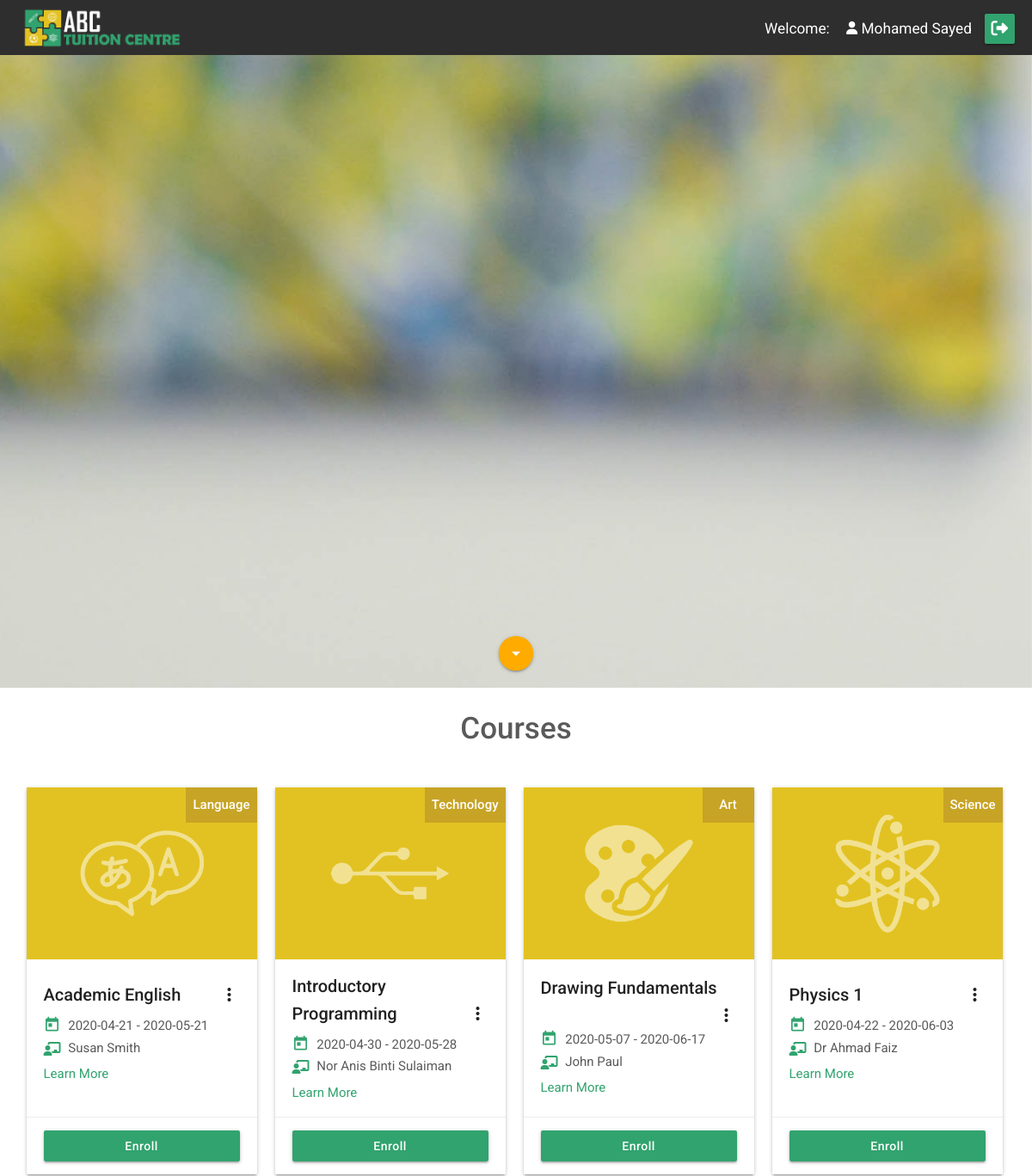
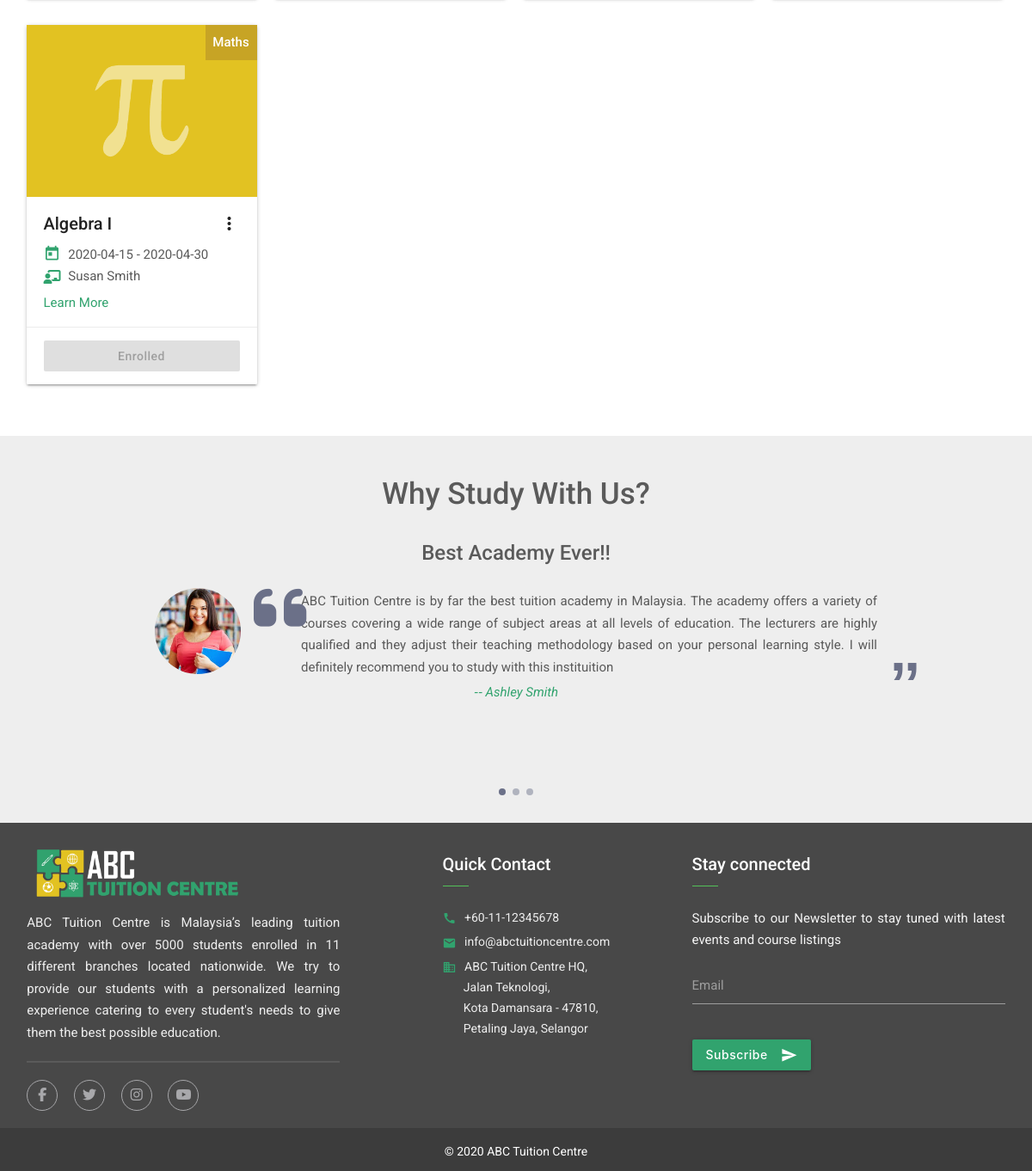
The app's page /ABC_Tuition_Center/homepage.php (signed in) with its own data (2 pictures, top to bottom).
### tables this page shows
CREATE TABLE `course` (
  `cID` char(7) NOT NULL,
  `cName` varchar(75) NOT NULL,
  `category` varchar(15) NOT NULL,
  `cDesc` text NOT NULL,
  `startDate` date NOT NULL,
  `endDate` date NOT NULL,
  `lecAssigned` char(7) NOT NULL
);

CREATE TABLE `lecturer` (
  `lecID` char(7) NOT NULL,
  `lecName` varchar(75) NOT NULL,
  `lecPassword` varchar(75) NOT NULL,
  `lecEmail` varchar(75) NOT NULL,
  `usertype` varchar(8) NOT NULL
);

### ABC_Tuition_Center/courses.php (the view, shortened to what this page needs)
<?php
	$result_courses = mysqli_query($dbconnect,"SELECT * FROM `course`");
	if (mysqli_num_rows($result_courses) > 0) {
		while($row = mysqli_fetch_assoc($result_courses)) {
			$lecAssigned = $row['lecAssigned'];
			$lect_sql = mysqli_query($dbconnect,"SELECT * FROM `lecturer` WHERE `lecturer`.`lecID` = '$lecAssigned' LIMIT 1");
			$row1 = mysqli_fetch_assoc($lect_sql);
?>
			<div class=" card sticky-action ">
		        <div class="card-image course <?php echo $row['category'];?>">
		        	<span class="card-corner"><?php echo $row['category'];?></span>
		        </div>
		        <div class="card-content">
		        	<div class="row margin-0">
		        		<span class="card-title activator"><?php echo $row['cName'];?><i class="material-icons right">more_vert</i></span>
		        		<div class="col s12">
							<p class="left-align"><i class="material-icons icon">today</i> <?php echo $row['startDate'];?> - <?php echo $row['endDate'];?></p>
						</div>
						<div class="col s12 margin-bottom-5">
							<p ><i class="fas fa-chalkboard-teacher fa-icon"></i> <?php echo $row1['lecName'];?></p>
						</div>
						<div class="col s12 ">
							<p ><a href="viewcourse.php?id=<?php echo $row['cID'];?>">Learn More</a></p>
						</div>
					</div>
		        </div>
		        <div class="card-action">
		        	<?php
		        	if(isset($_SESSION['username'])){
		        		if($_SESSION['usertype']== 'student'){
        					$status = $_SESSION['accStatus'];
        					$stu_id = $_SESSION['username'];
        					$course_id = $row['cID'];
        					$query = "SELECT * FROM `course-enrolled` WHERE `studID`='$stu_id' AND `courseID`='$course_id'";
        					$check = mysqli_query($dbconnect, $query);
        					if (mysqli_num_rows($check) > 0){ ?>
        						<a href="?type=course&enroll=<?php echo $row['cID'];?>" class="btn waves-effect waves-light width-full disabled">Enrolled</a>
        					<?php
        					}
        					else{ ?>
        						<a onclick="return confirm('Are you sure you want to enroll for <?php echo $row['cID']." - ". $row['cName'];?> course?')" href="?type=course&enroll=<?php echo $row['cID'];?>" class="btn waves-effect waves-light width-full <?php echo $status; ?>">Enroll</a>
        				<?php
        					}
        				}
	        			else{  ?>
	        				<a href="viewcourse.php?id=<?php echo $row['cID'];?>" class="btn waves-effect waves-light width-full">View Course</a>
	        				<?php
	        			}
        			}
	        		else{ ?>
	        			<a onclick="return confirm('Please log in to enroll for the course')" href="sign-in.php" class="btn waves-effect waves-light width-full">Enroll</a>
	        			<?php
	        		}
	        		?>
		        </div>
			</div>
		<?php
		}
	}
?>

### ABC_Tuition_Center/header.php (shortened to what this page needs)
<!DOCTYPE html>
<html>
<head>
    <link type="text/css" rel="stylesheet" href="css/materialize.min.css"  media="screen,projection"/>
    <link rel="stylesheet" href="css/font-awesome.min.css">
	<link rel="stylesheet" type="text/css" href="css/style.css">
</head>
<body>
	<header>
		<nav>
		    <div class="nav-wrapper">
		      <a href="homepage.php" class="brand-logo"><img src="images/logo.png" alt="ABC Tuition Centre"></a>
		      <ul class="right ">
		      	<?php
		      		if(!isset($_SESSION['username'])){ ?>
						<li><a href="sign-in.php"  class="waves-effect waves-light btn">Sign In</a></li>
		        		<li><a href="register.php"  class="waves-effect waves-light btn">Register</a></li>
		      	<?php	}
		      		else{ ?>
		      			<li><h6 class="color-white margin-0">Welcome: <a href="index.php"><i class="fas fa-user fa-sm "></i> <?php echo $_SESSION['accName'];?></a></h6></li>
		        		<li>
		        			<form method="get" action="index.php">
		        				<button class="waves-effect waves-light btn btn-icon" title="Sign Out" type="submit" name="logout" id="logout"><i class="fas icon fa-xs fa-sign-out-alt"></i></button>
		        			</form>
		        		</li>
		      	<?php	}  ?>
		      </ul>
		    </div>
		  </nav>
	</header>

### ABC_Tuition_Center/homepage.php (shortened to what this page needs)
<?php
require_once('header.php');
?>
<main>
	<section class="banner-img valign-wrapper">
		<a class="btn-floating amber accent-4 pulse section" href="#courses_section"><i class="material-icons">arrow_drop_down</i></a>
	</section>
	<section class="margin-bottom-40" id="courses_section">
		<div class="container-fluid">
			<div class="row">
				<div class="col s12">
					<h3 class="section-title">Courses</h3>
				</div>
			</div>
			<div class="card-flex">
				<?php include_once('courses.php');?>
			</div>
		</div>
	</section>
	<section>
		<div class="carousel carousel-slider center grey  lighten-3" style="min-height: 450px;">
	 		<div class="carousel-fixed-item center">
		      	<h3 class="section-title">Why Study With Us?</h3>
		    </div>
	 		<div class="carousel-item grey  lighten-3 " href="#one!">
	 			<div class="carousel-content container ">
	 				<h2>Best Academy Ever!!</h2>
	 				<div class="media">
	 					<div class="media-right">
		 					 <img src="images/student_1.jpg" alt="Ashley Smith" class="circle circle-img pos-right">
		 				</div>
			      		<div class=" media-body">
		      				<div class="quote">
			      				<p class="align-justify">ABC Tuition Centre is by far the best tuition academy in Malaysia. The academy offers a variety of courses covering a wide range of subject areas at all levels of education. The lecturers are highly qualified and they adjust their teaching methodology based on your personal learning style. I will definitely recommend you to study with this instituition</p>
			      			</div>
			      		</div>
	 				</div>
	 				<cite class="color-green" style="font-style: italic;">&hyphen;&hyphen;&nbsp;Ashley Smith</cite>
	 			</div>
		    </div>
		</div>
	</section>
</main>
<footer class="page-footer">
  <div class="container-fluid">
    <div class="row">
      <div class="col l4  s12">
        <a><img src="images/logo-lg.png" alt="ABC Tuition Centre"></a>
        <p class="grey-text text-lighten-3 align-justify margin-bottom-20">ABC Tuition Centre is Malaysia’s leading tuition academy with over 5000 students enrolled in 11 different branches located nationwide. We try to provide our students with a personalized learning experience catering to every student's needs to give them the best possible education.</p>
        <hr class="margin-top-20">
        <ul class="social-media">
        	<li><a href="https://www.facebook.com/" target="_blank"><i class="fa fa-facebook" aria-hidden="true"></i></a></li>
        	<li><a href="https://www.twitter.com/" target="_blank"><i class="fa fa-twitter" aria-hidden="true"></i></a></li>
        	<li><a href="https://www.instagram.com/" target="_blank"><i class="fa fa-instagram" aria-hidden="true"></i></a></li>
        	<li><a href="https://www.youtube.com/" target="_blank"><i class="fa fa-youtube-play" aria-hidden="true"></i></a></li>
        </ul>
      </div>
      <div class="col l3 m6 offset-l1 s12">
        <h5 class="white-text">Quick Contact</h5>
        <ul class="font-14">
          	<li class="margin-bottom-5">
              	<a class="grey-text text-lighten-3" href="tell:+60112345678">
              		<i class="contact-icon tiny material-icons">call</i>
					+60-11-12345678
				</a>
			</li>
          	<li class="margin-bottom-5">
          		<a class="grey-text text-lighten-3" href="mailto:info@abctuitioncentre.com?Subject=Hello%20ABC%20Tuition%20Centre" target="_blank">
          			<i class="contact-icon tiny material-icons">email</i>
          			info@abctuitioncentre.com
          		</a>
			</li>
          <li class="grey-text text-lighten-3">
          	<i class="material-icons tiny contact-icon">business</i>
          		ABC Tuition Centre HQ,
          	<br>&nbsp;&nbsp;&nbsp;&nbsp;&nbsp;&nbsp; Jalan Teknologi,
          	<br>&nbsp;&nbsp;&nbsp;&nbsp;&nbsp;&nbsp; Kota Damansara - 47810,
          	<br>&nbsp;&nbsp;&nbsp;&nbsp;&nbsp;&nbsp; Petaling Jaya, Selangor
          </li>
        </ul>
      </div>
      <div class="col l4 m6 s12">
        <h5 class="white-text">Stay connected</h5>
        <p class="grey-text text-lighten-4">Subscribe to our Newsletter to stay tuned with latest events and course listings</p>
        <form method="post">
	        <div class="input-field ">
	          <input id="email_list" type="email" name="email_list" class="validate">
	          <label for="email_list">Email</label>
	          <span class="helper-text" data-error="Invalid Email Address"></span>
	        </div>
	        <button class="btn waves-effect waves-light modal-trigger" data-target="subscription-model" type="submit" name="email_list">Subscribe
				<i class="material-icons right">send</i>
				</button>
	    </form>
      </div>
    </div>
  </div>
  <div class="footer-copyright">
    <div class="container-fluid">
    	<div class="row margin-0">
    		<div class="col   s12">
          		<h6 class="font-14 align-center">&copy; 2020 ABC Tuition Centre</h6>
          	</div>
    	</div>
    </div>
  </div>
</footer>
</body>
</html>

### records on screen
course: shows a picture, category "Language", cName "Academic English", startDate "2020-04-21", endDate "2020-05-21", lecAssigned.lecName "Susan Smith"
course: shows a picture, category "Technology", cName "Introductory Programming", startDate "2020-04-30", endDate "2020-05-28", lecAssigned.lecName "Nor Anis Binti Sulaiman"
course: shows a picture, category "Art", cName "Drawing Fundamentals", startDate "2020-05-07", endDate "2020-06-17", lecAssigned.lecName "John Paul"
course: shows a picture, category "Science", cName "Physics 1", startDate "2020-04-22", endDate "2020-06-03", lecAssigned.lecName "Dr Ahmad Faiz"
course: shows a picture, category "Maths", cName "Algebra I", startDate "2020-04-15", endDate "2020-04-30", lecAssigned.lecName "Susan Smith"

### other values on screen
$_SESSION['accName'] "Mohamed Sayed"
